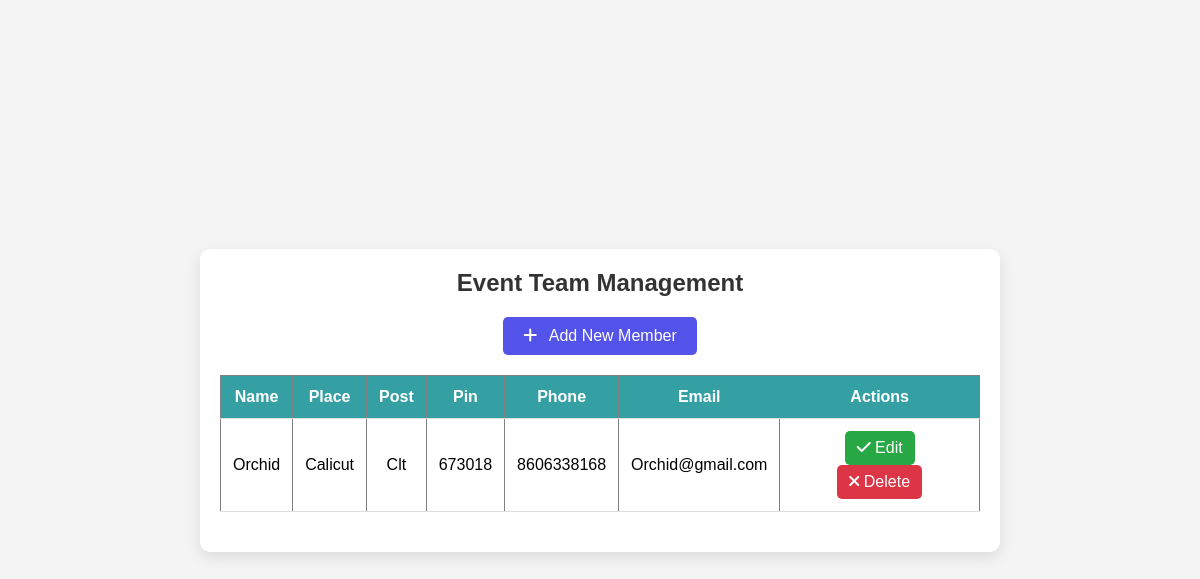
Before: /ViewEventTeam with the older database file.
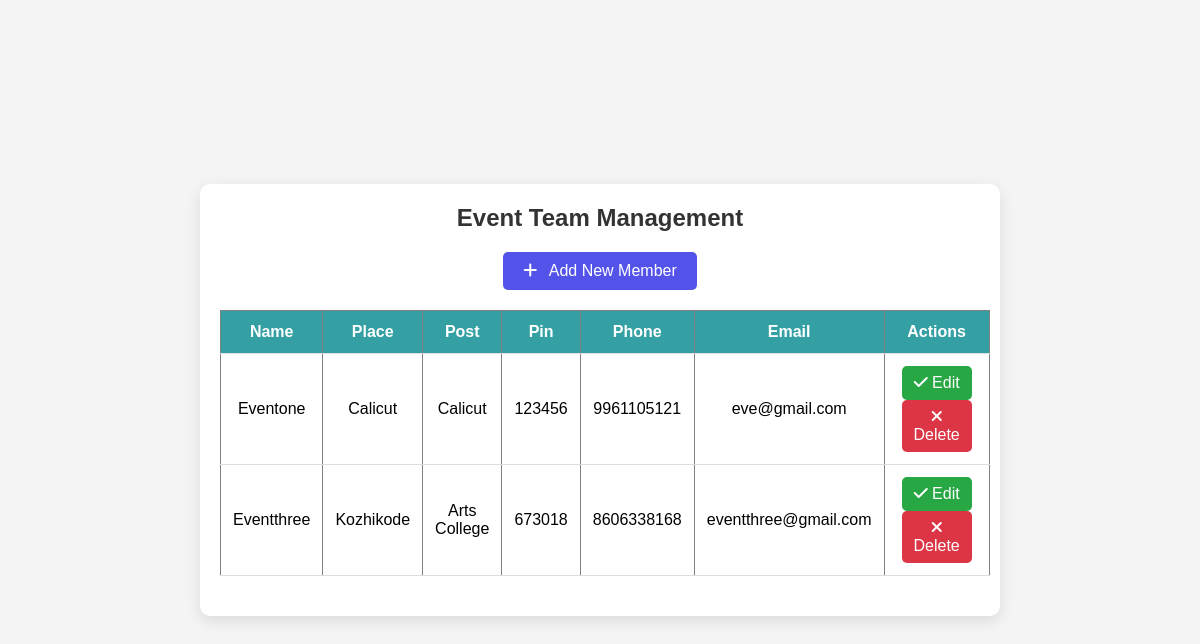
After: the same page with the newer database file.
### TeamEvent/models.py (models this page shows)
class EventTeamProfile(models.Model):
    LOGINID=models.ForeignKey(LoginTable,on_delete=models.CASCADE,blank=True,null=True)
    EventName=models.CharField(max_length=30,blank=True,null=True)
    Place=models.CharField(max_length=30,blank=True,null=True)
    Post=models.CharField(max_length=30,blank=True,null=True)
    Pin=models.IntegerField(blank=True,null=True)
    Phone=models.BigIntegerField(blank=True,null=True)
    Email=models.CharField(max_length=30,blank=True,null=True)
    is_active = models.BooleanField(default=True)
    created_at = models.DateTimeField(auto_now_add=True, null=True, blank=True)
    updated_at = models.DateTimeField(auto_now_add=True, null=True, blank=True)

### Admin/views.py (the view)
# urls.py: path('ViewEventTeam',ViewEventTeam.as_view(),name="ViewEventTeam"),
class ViewEventTeam(View):
    def get(self,request):
         obj = EventTeamProfile.objects.filter(is_active=True)
         print(obj)
         return render(request,"ViewEventteam.html",{'val':obj})

### templates/ViewEventteam.html (shortened to what this page needs)
<!DOCTYPE html>
<html lang="en">
<head>
    <link rel="stylesheet" href="https://cdnjs.cloudflare.com/ajax/libs/font-awesome/6.0.0-beta3/css/all.min.css">
</head>
<body>
    <div class="table-container">
        <h2>Event Team Management</h2>
        <a href="AddEventTeam" class="add-button"><i class="fas fa-plus"></i> Add New Member</a>
        <table border="1">
            <thead>
                <tr>
                    <th>Name</th>
                    <th>Place</th>
                    <th>Post</th>
                    <th>Pin</th>
                    <th>Phone</th>
                    <th>Email</th>
                    <th>Actions</th>
                </tr>
            </thead>
            <tbody>
                {% for i in val %}
                <tr>
                    <td>{{ i.EventName }}</td>
                    <td>{{ i.Place }}</td>
                    <td>{{ i.Post }}</td>
                    <td>{{ i.Pin }}</td>
                    <td>{{ i.Phone }}</td>
                    <td>{{ i.Email }}</td>
                    <td>
                        <a href="EventTeamEdit/{{ i.id }}" class="accept"><i class="fas fa-check"></i> Edit</a>
                        <a href="EventTeamDlt/{{ i.id }}" class="reject"><i class="fas fa-times"></i> Delete</a>
                    </td>
                </tr>
                {% endfor %}
            </tbody>
        </table>
    </div>
</body>
</html>

### templates/ViewEventteam.html (style rules this page uses)
* { margin: 0; padding: 0; box-sizing: border-box; font-family: 'Arial', sans-serif; }
body { display: flex; justify-content: center; align-items: center; height: 100vh; background-color: #f4f4f4; }
.table-container { background-color: #fff; padding: 20px; border-radius: 10px; box-shadow: 0 5px 15px rgba(0, 0, 0, 0.1); width: 90%; max-width: 800px; text-align: center; }
h2 { margin-bottom: 20px; font-size: 24px; color: #333; }
.add-button { display: inline-block; margin-bottom: 20px; background-color: rgb(83, 83, 234); color: white; padding: 10px 20px; border-radius: 5px; text-decoration: none; transition: background-color 0.3s ease; font-size: 16px; }
.add-button i { margin-right: 8px; }
table { width: 100%; border-collapse: collapse; margin-bottom: 20px; }
th, td { padding: 12px; text-align: center; border-bottom: 1px solid #ddd; }
th { background-color: #34a0a4; color: #fff; }
td a { color: #fff; padding: 8px 12px; border-radius: 5px; text-decoration: none; margin: 0 5px; display: inline-block; transition: background-color 0.3s ease; }
td a.accept { background-color: #28a745; }
td a.reject { background-color: #dc3545; }

Changed rows visible on the page:
removed EventTeamProfile: EventName "Orchid", Place "Calicut", Post "Clt", Pin "673018", Phone "8606338168", Email "Orchid@gmail.com"
added EventTeamProfile: EventName "Eventone", Place "Calicut", Post "Calicut", Pin "123456", Phone "9961105121", Email "eve@gmail.com"
added EventTeamProfile: EventName "Eventthree", Place "Kozhikode", Post "Arts College", Pin "673018", Phone "8606338168", Email "eventthree@gmail.com"
